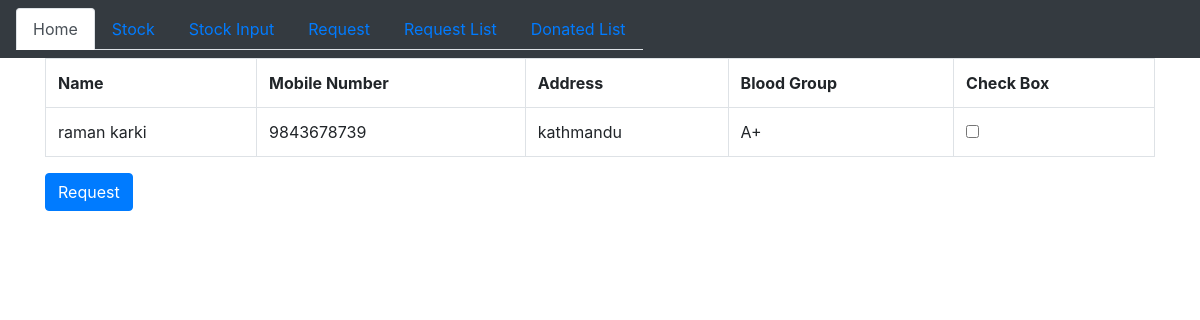
/stock/, run on the app's committed database.
### bloodbankapp/models.py (models this page shows)
class stockinput(models.Model):
	name = models.CharField(max_length = 40)
	mobile = models.IntegerField()
	address = models.CharField(max_length=100)
	bloodgroup = models.CharField(max_length=5)

### bloodbankapp/views.py (the view)
# urls.py: path('stock/', views.stock, name='stock'),
def stock(request):
	if request.method == "GET":
		obj = st.objects.all()
		return render(request,'stock.html', {'obj': obj})

### bloodbankapp/templates/stock.html (shortened to what this page needs)
<!DOCTYPE html>
<html>
  <head>
     <link rel="stylesheet" href="https://stackpath.bootstrapcdn.com/bootstrap/4.3.1/css/bootstrap.min.css">
  </head>
  <body>
<nav class="navbar sticky-top navbar-dark bg-dark">
<ul class="nav nav-tabs">
  <li class="nav-item">
    <a class="nav-link active" href="{% url 'home' %}">Home</a>
  </li>
  <li class="nav-item">
    <a class="nav-link" href="{% url 'stock' %}">Stock</a>
  </li>
  <li class="nav-item">
    <a class="nav-link" href="{% url 'stockinput' %}">Stock Input</a>
  </li>
  <li class="nav-item">
    <a class="nav-link" href="{% url 'request' %}">Request</a>
  </li>
  <li class="nav-item">
    <a class="nav-link" href="{% url 'requestlist' %}">Request List</a>
  </li>
  <li class="nav-item">
    <a class="nav-link" href="{% url 'donatedlist' %}">Donated List</a>
  </li>
</ul>
</nav>
    <div class ="container">
      <table class="table table-bordered">
        <form action="{% url 'requestlist' %}" method="POST">
        <tr>
          <th>Name</th>
          <th>Mobile Number</th>
          <th>Address</th>
          <th>Blood Group</th>
          <th>Check Box</th>
        </tr>
        {% for b in obj %}
        <tr>
          <td>{{ b.name }}</td>
          <td>{{ b.mobile }}</td>
          <td>{{ b.address }}</td>
          <td>{{ b.bloodgroup }}</td>
          <td><input type="checkbox" name="checkbox" value="{{b.name}}"></td>
        </tr>
        {% endfor %}
      </table>
      <button type="submit" class="btn btn-primary">Request</button>
    </div>
  </body>
</html>

### data on the page
stockinput: name "raman karki", mobile "9843678739", address "kathmandu", bloodgroup "A+"
